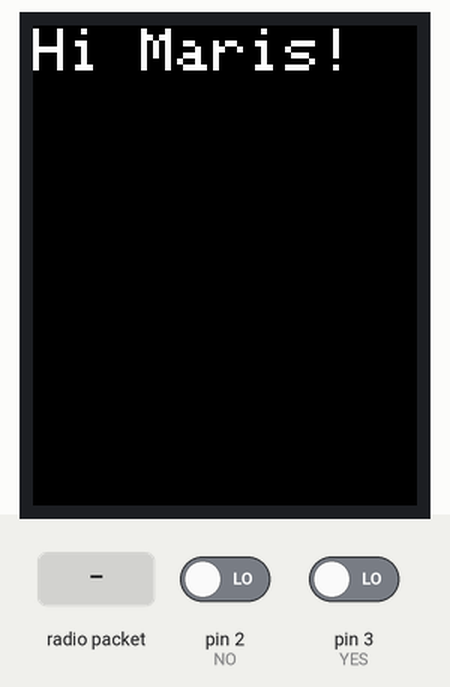
Recording of a sketch running on a simulated Arduino Uno, built with avr-gcc and run on an emulated ATmega328P. Parts: 128×160 colour display. The test bench sets the inputs (shaded band); at power-on: pin 3 (YES) LOW, pin 2 (NO) LOW. No radio packets arrive unless stated; what the sketch prints to the serial monitor is not drawn.

Above: at 1.3 s.
1.4 s: radio packet "1" arrives
At 2.6 s:
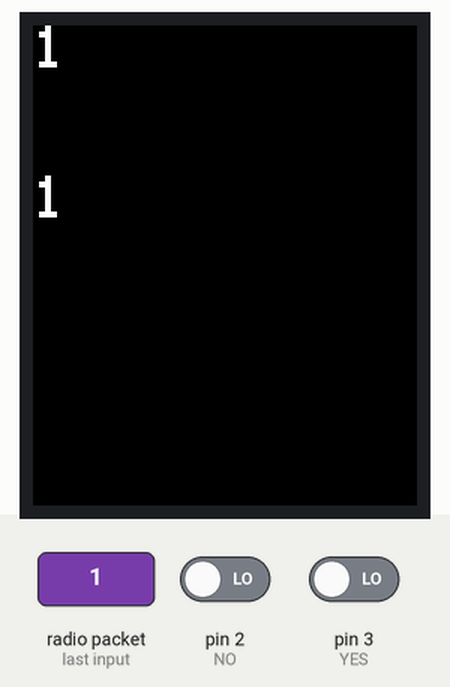
2.9 s: pin 3 (YES) driven HIGH
At 2.97 s:
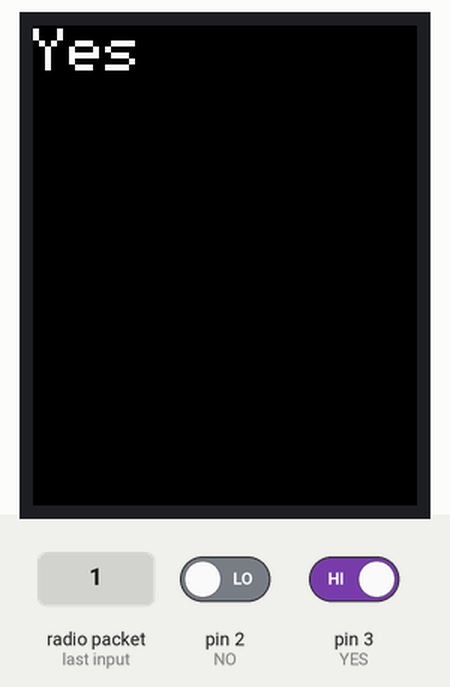
At 4.1 s:
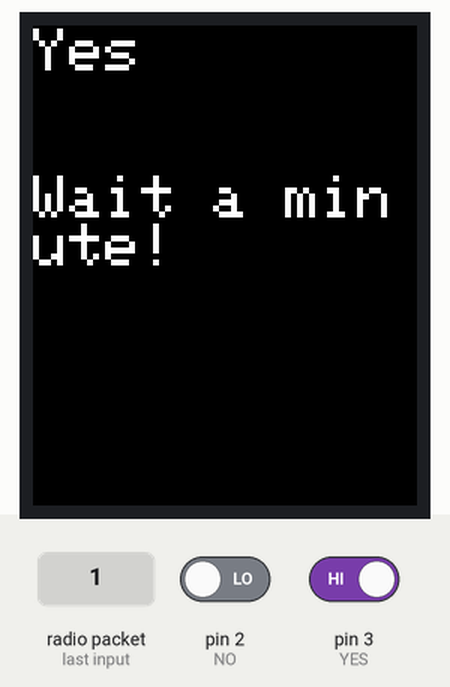
Timing chart, 0 to 5.9 s (numbered marks = the images above; inputs shaded):
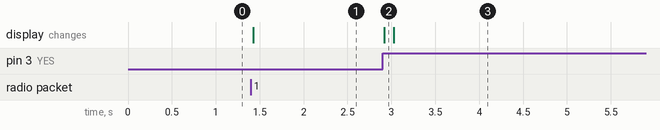

Measured:
- after the input at 1.4 s, the display: changes at once (image 1)
- after the input at 2.9 s, the display: changes at once (image 2)

The sketch:

car_senddata.ino
```cpp
#include <SPI.h>
#include <nRF24L01.h>
#include <RF24.h>
#include <Adafruit_GFX.h>
#include <Adafruit_ST7735.h>
#include <SPI.h>

// Khai báo các chân kết nối
#define TFT_CS     6
#define TFT_RST    4
#define TFT_DC     5

#define YES 3
#define NO 2

// Khởi tạo màn hình
Adafruit_ST7735 tft = Adafruit_ST7735(TFT_CS, TFT_DC, TFT_RST);

#define CE_PIN 9
#define CSN_PIN 10

int temp = 0;

RF24 radio(CE_PIN, CSN_PIN);
const byte address[6] = "00001";
static char jsonBuffer[32];
bool responseReceived = false;

void setup() {
  Serial.begin(9600);

  if (!radio.begin()) {
    Serial.println("Loi ket noi NRF24L01!");
    while (1);
  }

  // Cấu hình thông số RF24
  radio.setChannel(124);       // Chọn kênh 100 (2.5GHz)
  radio.setDataRate(RF24_250KBPS);
  radio.setPALevel(RF24_PA_HIGH);
  radio.openWritingPipe(address); // Địa chỉ TX

  radio.setAutoAck(true);
  radio.setRetries(15, 15); // delay 15 x 250us, lên đến 15 lần lặp lại

  radio.openReadingPipe(0, 0xF0F0F0F0E1LL);
  radio.startListening();

  Serial.println("San sang nhan du lieu...");

  tft.initR(INITR_GREENTAB); // Khởi tạo màn hình (Black tab thường dùng)
  tft.fillScreen(ST77XX_BLACK); // Xóa màn hình
  pinMode(YES, INPUT);
  pinMode(NO, INPUT);

  tft.setTextColor(ST77XX_WHITE);
  tft.setTextSize(2);
  tft.setCursor(0, 1);
  tft.print("Hi Maris!");
}

char buffer[32] = "";

void loop() {
  if (!responseReceived) {
    if (radio.available()) {
      radio.read(&jsonBuffer, 32);
      if (jsonBuffer == nullptr || jsonBuffer[0] == '\0') {
        Serial.println("Du lieu rong");
      }
      else {
      Serial.println(jsonBuffer);
      }

      tft.fillScreen(ST77XX_BLACK); // Xóa màn hình
      tft.setTextColor(ST77XX_WHITE);
      tft.setTextSize(2);
      tft.setCursor(0, 0);
      tft.print(jsonBuffer);

      radio.read(&jsonBuffer, 32);
      Serial.println(jsonBuffer);

      tft.setCursor(0, 50);
      tft.print(jsonBuffer);

      while (!temp) {
        if (digitalRead(YES) == HIGH) {
          tft.fillScreen(ST77XX_BLACK); // Xóa màn hình
          tft.setTextColor(ST77XX_WHITE);
          tft.setTextSize(2);
          tft.setCursor(0, 1);

          tft.print("Yes");
          temp++;

          radio.stopListening();
          sprintf(buffer, "Yes");
          delay(100);
          tft.setCursor(0, 50);
          tft.print("Wait a minute!");
          if (!radio.write(&buffer, sizeof(buffer))) {
            Serial.println(buffer);
          } else {
            Serial.println("Error!");
          }

          delay(200);

          radio.startListening();
          if (radio.available()) {
            radio.read(&jsonBuffer, 32);
            tft.fillScreen(ST77XX_BLACK); // Xóa màn hình
            tft.setTextColor(ST77XX_WHITE);
            tft.setTextSize(2);
            tft.setCursor(0, 1);
            tft.print("Tuyen duong de xuat");
            tft.print(jsonBuffer);
            radio.stopListening();
          }
          delay(5000);
          radio.startListening();
        }

        if (digitalRead(NO) == HIGH) {
          tft.fillScreen(ST77XX_BLACK); // Xóa màn hình
          tft.setTextColor(ST77XX_WHITE);
          tft.setTextSize(2);
          tft.setCursor(0, 1);
          tft.print("No");
          temp++;

          radio.stopListening();
          sprintf(buffer, "No");
          if (!radio.write(&buffer, sizeof(buffer))) {
            Serial.println(buffer);
          } else {
            Serial.println("Error!");
          }
          radio.startListening();
          responseReceived = true;  // Đã nhận phản hồi => ngừng gửi tiếp
          delay(5000);
        }
        responseReceived = true;  // Đã nhận phản hồi => ngừng gửi tiếp

      }
    }
      temp = 0;
  }
}
```
